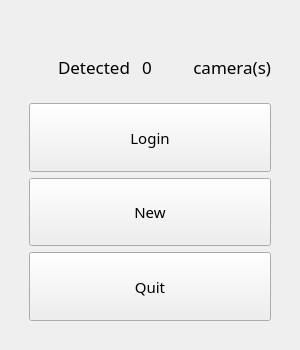
<?xml version="1.0" encoding="UTF-8"?>
<ui version="4.0">
 <class>LauncherView</class>
 <widget class="QWidget" name="LauncherView">
  <property name="geometry">
   <rect>
    <x>0</x>
    <y>0</y>
    <width>300</width>
    <height>350</height>
   </rect>
  </property>
  <property name="font">
   <font>
    <family>黑体</family>
    <pointsize>11</pointsize>
   </font>
  </property>
  <property name="windowTitle">
   <string>LauncherView</string>
  </property>
  <layout class="QVBoxLayout" name="verticalLayout_2">
   <item>
    <widget class="QWidget" name="widget" native="true">
     <layout class="QGridLayout" name="gridLayout_2">
      <item row="0" column="0">
       <widget class="QWidget" name="widget_2" native="true">
        <layout class="QGridLayout" name="gridLayout">
         <item row="0" column="0" colspan="5">
          <widget class="QLabel" name="label_4">
           <property name="text">
            <string/>
           </property>
           <property name="pixmap">
            <pixmap>Icon/Camera.png</pixmap>
           </property>
           <property name="alignment">
            <set>Qt::AlignCenter</set>
           </property>
          </widget>
         </item>
         <item row="1" column="1">
          <widget class="QLabel" name="label">
           <property name="font">
            <font>
             <family>黑体</family>
             <pointsize>13</pointsize>
            </font>
           </property>
           <property name="text">
            <string>Detected</string>
           </property>
          </widget>
         </item>
         <item row="1" column="2">
          <widget class="QLabel" name="labelCameraNum">
           <property name="font">
            <font>
             <family>黑体</family>
             <pointsize>13</pointsize>
            </font>
           </property>
           <property name="text">
            <string>0</string>
           </property>
           <property name="alignment">
            <set>Qt::AlignCenter</set>
           </property>
          </widget>
         </item>
         <item row="1" column="4">
          <widget class="QLabel" name="label_3">
           <property name="font">
            <font>
             <pointsize>13</pointsize>
            </font>
           </property>
           <property name="text">
            <string>camera(s)</string>
           </property>
           <property name="alignment">
            <set>Qt::AlignRight|Qt::AlignTrailing|Qt::AlignVCenter</set>
           </property>
          </widget>
         </item>
        </layout>
       </widget>
      </item>
      <item row="1" column="0">
       <widget class="QWidget" name="widget_3" native="true">
        <layout class="QVBoxLayout" name="verticalLayout_3">
         <item>
          <widget class="QPushButton" name="buttonLogIn">
           <property name="sizePolicy">
            <sizepolicy hsizetype="Minimum" vsizetype="Expanding">
             <horstretch>0</horstretch>
             <verstretch>0</verstretch>
            </sizepolicy>
           </property>
           <property name="text">
            <string>Login</string>
           </property>
           <property name="icon">
            <iconset>
             <normaloff>Icon/LogIn.png</normaloff>Icon/LogIn.png</iconset>
           </property>
          </widget>
         </item>
         <item>
          <widget class="QPushButton" name="buttonRegister">
           <property name="sizePolicy">
            <sizepolicy hsizetype="Minimum" vsizetype="Expanding">
             <horstretch>0</horstretch>
             <verstretch>0</verstretch>
            </sizepolicy>
           </property>
           <property name="text">
            <string>New</string>
           </property>
           <property name="icon">
            <iconset>
             <normaloff>Icon/Register.png</normaloff>Icon/Register.png</iconset>
           </property>
          </widget>
         </item>
         <item>
          <widget class="QPushButton" name="buttonExit">
           <property name="sizePolicy">
            <sizepolicy hsizetype="Minimum" vsizetype="Expanding">
             <horstretch>0</horstretch>
             <verstretch>0</verstretch>
            </sizepolicy>
           </property>
           <property name="text">
            <string>Quit</string>
           </property>
           <property name="icon">
            <iconset>
             <normaloff>Icon/Exit.png</normaloff>Icon/Exit.png</iconset>
           </property>
          </widget>
         </item>
        </layout>
       </widget>
      </item>
     </layout>
    </widget>
   </item>
  </layout>
 </widget>
 <resources/>
 <connections/>
</ui>
